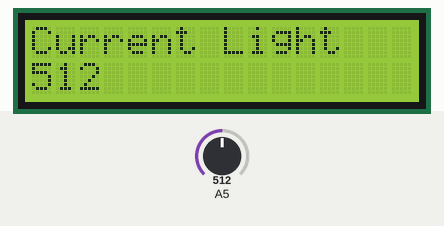
Recording of a sketch running on a simulated Arduino Uno, built with avr-gcc and run on an emulated ATmega328P. Shown: 16×2 character LCD. Inputs (shaded band) come from the test bench; at power-on: A5 = 512.

Above: at 1.2 s.
1.3 s: A5 set to 716
At 3.2 s:
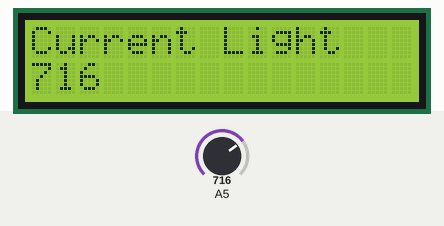
3.5 s: A5 set to 900
At 5.2 s:
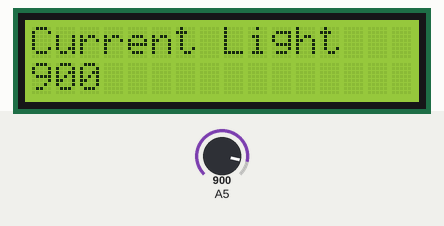
5.5 s: A5 set to 1023
At 7.1 s:
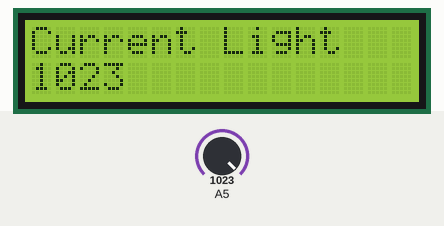
Timing chart, 0 to 8.6 s (numbered marks = the images above; inputs shaded):
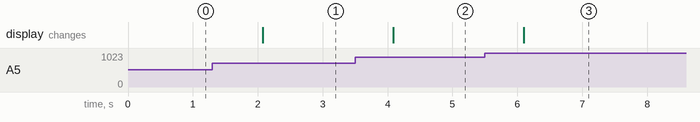

The sketch:

LCD_LIGHT.ino
```cpp
#include <LiquidCrystal.h>

LiquidCrystal myLCD(7,8,9,10,11,12);

void setup() {
  myLCD.begin(16,2); // 16x2 LCD 사용하겠다.
  myLCD.clear(); // LCD 화면 Clear
//  myLCD.print("Hello World");
  Serial.begin(9600);
}

int count = 0;
void loop() {

  myLCD.clear();
  int light = analogRead(A5); // 빛의 양에 0부터 1023의 값을 얻을수 있다.

  myLCD.setCursor(0,0);
  myLCD.print("Current Light");

  myLCD.setCursor(0,1);
  myLCD.print(light);

  delay(1000);

}
```

Measured:
- after the input at 1.3 s, the display: changes after 0.78 s (image 1)
- after the input at 3.5 s, the display: changes after 0.59 s (image 2)
- after the input at 5.5 s, the display: changes after 0.60 s (image 3)
